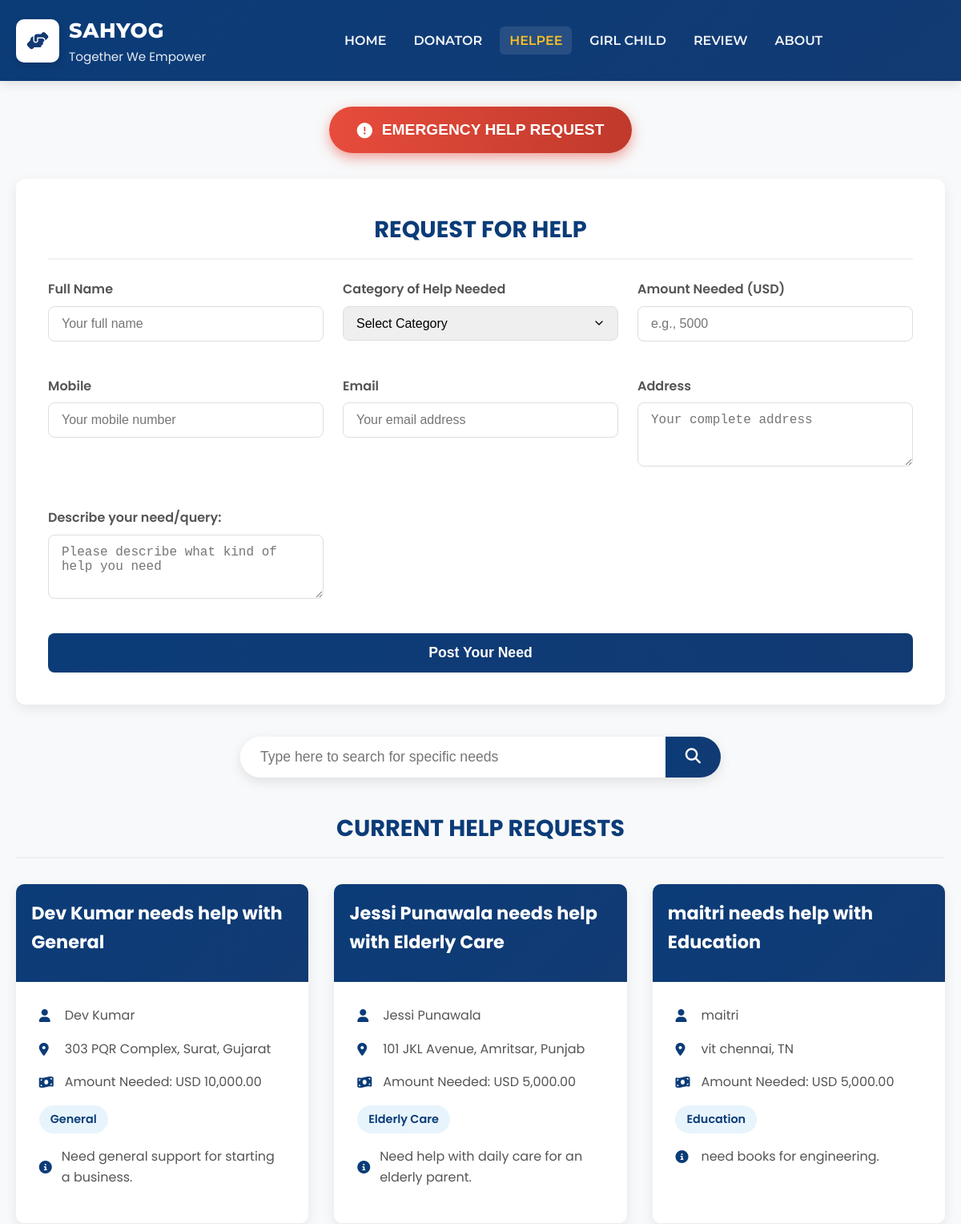
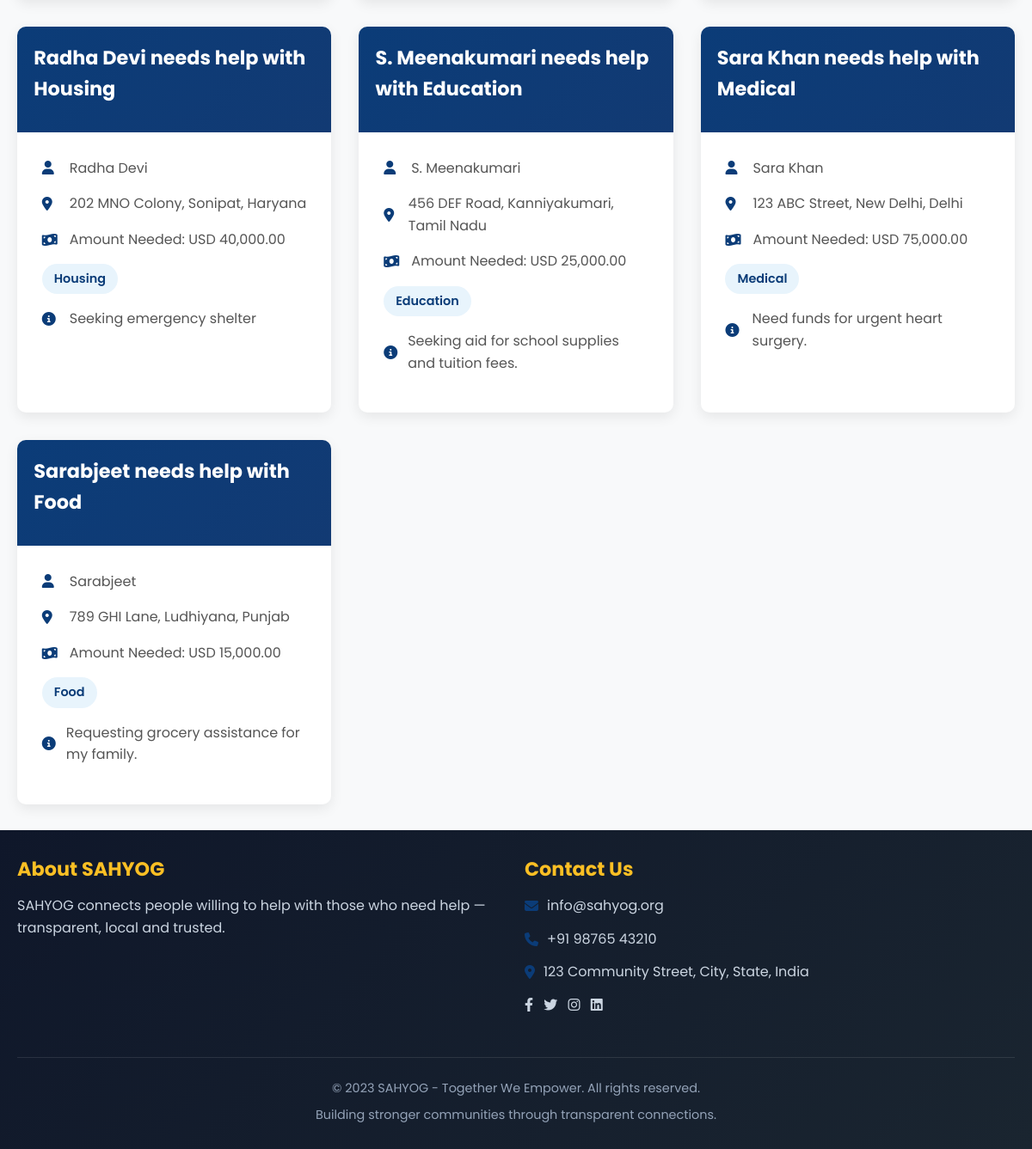
/register_helpee.php, run on the app's committed database (2 pictures, top to bottom).
### tables this page shows
CREATE TABLE `helpee` (
  `id` int(11) NOT NULL,
  `name` varchar(100) NOT NULL,
  `phone` varchar(20) DEFAULT NULL,
  `email` varchar(100) DEFAULT NULL,
  `address` text DEFAULT NULL,
  `category` enum('Medical','Education','Food','Housing','Emergency','Elderly Care','General') NOT NULL,
  `amount_needed` decimal(10,2) DEFAULT NULL,
  `querry` varchar(50) DEFAULT NULL
);

### register_helpee.php (the view, shortened to what this page needs)
<?php
include 'common_header.php';
?>
<main class="container">
    <div class="emergency-container">
        <button class="emergency-btn">
            <i class="fas fa-exclamation-circle"></i>
            EMERGENCY HELP REQUEST
        </button>
    </div>
    <section class="form-section">
        <h2 class="form-title">REQUEST FOR HELP</h2>
        <form action="submit_helpee.php" method="POST" id="helpeeForm">
            <div class="form-grid">
                <div class="form-group">
                    <label for="name">Full Name</label>
                    <input type="text" id="name" name="name" class="form-control" placeholder="Your full name" required>
                </div>
                <div class="form-group">
                    <label for="category">Category of Help Needed</label>
                    <select id="category" name="category" class="form-control" required>
                        <option value="">Select Category</option>
                    </select>
                </div>
                <div class="form-group">
                    <label for="amount_needed">Amount Needed (USD)</label>
                    <input type="number" id="amount_needed" name="amount_needed" class="form-control" placeholder="e.g., 5000" min="0" step="0.01" required>
                </div>
                <div class="form-group">
                    <label for="phone">Mobile</label>
                    <input type="tel" id="phone" name="phone" class="form-control" placeholder="Your mobile number" required>
                </div>
                <div class="form-group">
                    <label for="email">Email</label>
                    <input type="email" id="email" name="email" class="form-control" placeholder="Your email address">
                </div>
                <div class="form-group">
                    <label for="address">Address</label>
                    <textarea id="address" name="address" class="form-control" rows="3" placeholder="Your complete address" required></textarea>
                </div>
                <div class="form-group">
                    <label for="querry">Describe your need/query:</label>
                    <textarea id="querry" name="querry" class="form-control" rows="3" placeholder="Please describe what kind of help you need" required></textarea>
                </div>
            </div>
            <button type="submit" class="btn-submit">Post Your Need</button>
        </form>
    </section>
    <div class="search-container">
        <div class="search-box">
            <input type="text" id="helpeeSearchInput" class="search-input" placeholder="Type here to search for specific needs">
            <button class="search-btn" id="helpeeSearchBtn">
                <i class="fas fa-search"></i>
            </button>
        </div>
    </div>
    <h2 class="form-title">CURRENT HELP REQUESTS</h2>
    <div class="listings" id="helpeeListings">
        <?php
        require_once 'connect.php';
        $sql = "SELECT name, phone, email, address, category, amount_needed, querry FROM helpee ORDER BY name ASC";
        $result = mysqli_query($conn, $sql);
        if ($result && mysqli_num_rows($result) > 0) {
            while($row = mysqli_fetch_assoc($result)) {
                echo "<div class='helpee-card'>";
                echo "<div class='card-header'>";
                echo "<h3 class='card-title'>" . htmlspecialchars($row['name']) . " needs help with " . htmlspecialchars($row['category']) . "</h3>";
                echo "</div>";
                echo "<div class='card-body'>";
                echo "<p class='card-detail'><i class='fas fa-user'></i>" . htmlspecialchars($row['name']) . "</p>";
                echo "<p class='card-detail'><i class='fas fa-map-marker-alt'></i>" . htmlspecialchars($row['address']) . "</p>";
                echo "<p class='card-detail'><i class='fas fa-money-bill-wave'></i>Amount Needed: USD " . number_format($row['amount_needed'], 2) . "</p>";
                echo "<p class='card-detail'>";
                $categoryClass = (strtolower($row['category']) === 'emergency') ? 'card-category emergency' : 'card-category';
                echo "<span class='" . $categoryClass . "'>" . htmlspecialchars($row['category']) . "</span>";
                echo "</p>";
                echo "<p class='card-detail'><i class='fas fa-info-circle'></i>" . htmlspecialchars($row['querry']) . "</p>";
                echo "</div>";
                echo "</div>";
            }
        } else {
            echo "<p style='text-align:center; color:#666;'>No needs posted yet. Be the first to post a need!</p>";
        }
        ?>
    </div>
</main>
<?php
include 'common_footer.php';
?>

### common_header.php (style rules this page uses)
* { margin: 0; padding: 0; box-sizing: border-box; }
body { font-family: 'Poppins', sans-serif; background-color: #f8f9fa; color: #333; line-height: 1.6; }
.container { max-width: 1200px; margin: 0 auto; padding: 0 20px; }

### register_helpee.php (style rules this page uses)
.emergency-container { display: flex; justify-content: center; margin: 2rem 0; }
.emergency-btn { background: linear-gradient(to right, #e74c3c, #c0392b); color: white; border: none; padding: 18px 35px; border-radius: 50px; font-size: 1.2rem; font-weight: bold; cursor: pointer; display: flex; align-items: center; gap: 12px; box-shadow: 0 6px 15px rgba(231, 76, 60, 0.5); transition: all 0.3s; animation: pulse 2s infinite; }
.form-section { background-color: white; border-radius: 12px; padding: 2.5rem; margin-bottom: 2rem; box-shadow: 0 5px 15px rgba(0,0,0,0.08); }
.form-title { color: #0b3c78; margin-bottom: 1.5rem; padding-bottom: 0.8rem; border-bottom: 2px solid #f0f0f0; font-size: 1.8rem; text-align: center; }
.form-grid { display: grid; grid-template-columns: repeat(auto-fit, minmax(300px, 1fr)); gap: 1.5rem; }
.form-group { margin-bottom: 1.2rem; }
.form-group label { display: block; margin-bottom: 0.5rem; font-weight: 600; color: #555; }
.form-control { width: 100%; padding: 12px 16px; border: 1px solid #ddd; border-radius: 8px; font-size: 1rem; transition: all 0.3s; }
select.form-control { appearance: none; background-repeat: no-repeat; background-position: right 15px center; background-size: 16px; }
.btn-submit { background: linear-gradient(to right, #0b3c78, #123a73); color: white; border: none; padding: 14px 30px; border-radius: 8px; font-size: 1.1rem; font-weight: 600; cursor: pointer; transition: all 0.3s; margin-top: 1rem; width: 100%; }
.listings { display: grid; grid-template-columns: repeat(auto-fill, minmax(300px, 1fr)); gap: 2rem; margin-top: 2rem; }
.helpee-card { background-color: white; border-radius: 10px; overflow: hidden; box-shadow: 0 5px 15px rgba(0,0,0,0.08); transition: all 0.3s; position: relative; }
.card-header { padding: 1.2rem; background: linear-gradient(135deg, #0b3c78 0%, #123a73 100%); color: white; }
.card-body { padding: 1.8rem; }
.card-title { font-size: 1.4rem; margin-bottom: 0.8rem; }
.card-detail { display: flex; align-items: center; margin-bottom: 1rem; color: #555; }
.card-detail i { margin-right: 12px; color: #0b3c78; width: 20px; }
.card-category { display: inline-block; padding: 6px 14px; background-color: #e8f4fc; color: #0b3c78; border-radius: 20px; font-size: 0.9rem; font-weight: 600; }
.search-container { margin: 2.5rem 0; }
.search-box { display: flex; max-width: 600px; margin: 0 auto; box-shadow: 0 5px 15px rgba(0,0,0,0.1); border-radius: 50px; overflow: hidden; }
.search-input { flex: 1; padding: 15px 25px; border: none; font-size: 1.1rem; }
.search-btn { background: linear-gradient(to right, #0b3c78, #123a73); color: white; border: none; padding: 0 25px; cursor: pointer; font-size: 1.2rem; transition: all 0.3s; }

### data on the page
helpee: name "Dev Kumar", category "General", address "303 PQR Complex, Surat, Gujarat", amount_needed "10,000.00", querry "Need general support for starting a business."
helpee: name "Jessi Punawala", category "Elderly Care", address "101 JKL Avenue, Amritsar, Punjab", amount_needed "5,000.00", querry "Need help with daily care for an elderly parent."
helpee: name "maitri", category "Education", address "vit chennai, TN", amount_needed "5,000.00", querry "need books for engineering."
helpee: name "Radha Devi", category "Housing", address "202 MNO Colony, Sonipat, Haryana", amount_needed "40,000.00", querry "Seeking emergency shelter"
helpee: name "S. Meenakumari", category "Education", address "456 DEF Road, Kanniyakumari, Tamil Nadu", amount_needed "25,000.00", querry "Seeking aid for school supplies and tuition fees."
helpee: name "Sara Khan", category "Medical", address "123 ABC Street, New Delhi, Delhi", amount_needed "75,000.00", querry "Need funds for urgent heart surgery."
helpee: name "Sarabjeet", category "Food", address "789 GHI Lane, Ludhiyana, Punjab", amount_needed "15,000.00", querry "Requesting grocery assistance for my family."
